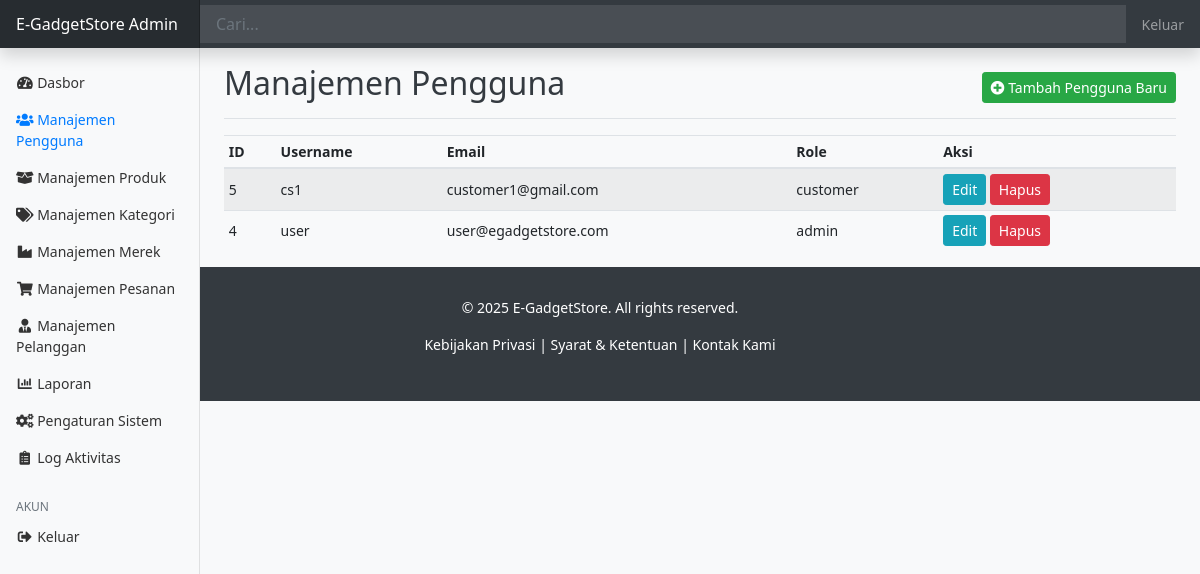
Screenshot of /toko_elektronik/admin/users/index.php (signed in) with the database file from the repository.
### tables this page shows
CREATE TABLE `users` (
  `user_id` int(11) NOT NULL,
  `username` varchar(50) NOT NULL,
  `email` varchar(100) NOT NULL,
  `password` varchar(255) NOT NULL,
  `role` enum('admin','customer') NOT NULL DEFAULT 'customer',
  `created_at` timestamp NOT NULL DEFAULT current_timestamp()
);

### toko_elektronik/admin/users/index.php (the view, shortened to what this page needs)
<?php
require_once '../../config/database.php';
$users = [];
try {
    $stmt = $pdo->query("SELECT user_id, username, email, role FROM users ORDER BY user_id DESC");
    $users = $stmt->fetchAll(PDO::FETCH_ASSOC);
} catch (PDOException $e) {
    echo "Error: " . $e->getMessage();
}
include_once '../../includes/header.php';
?>
<div class="container-fluid">
    <div class="row">
        <?php include_once '../../includes/sidebar.php';  ?>
        <main role="main" class="col-md-9 ml-sm-auto col-lg-10 px-md-4">
            <div class="d-flex justify-content-between flex-wrap flex-md-nowrap align-items-center pt-3 pb-2 mb-3 border-bottom">
                <h1 class="h2">Manajemen Pengguna</h1>
                <div class="btn-toolbar mb-2 mb-md-0">
                    <a href="create.php" class="btn btn-sm btn-success">
                        <i class="fas fa-plus-circle"></i> Tambah Pengguna Baru
                    </a>
                </div>
            </div>
            <div class="table-responsive">
                <table class="table table-striped table-sm">
                    <thead>
                        <tr>
                            <th>ID</th>
                            <th>Username</th>
                            <th>Email</th>
                            <th>Role</th>
                            <th>Aksi</th>
                        </tr>
                    </thead>
                    <tbody>
                        <?php if (count($users) > 0): ?>
                            <?php foreach ($users as $user): ?>
                                <tr>
                                    <td><?php echo htmlspecialchars($user['user_id']); ?></td>
                                    <td><?php echo htmlspecialchars($user['username']); ?></td>
                                    <td><?php echo htmlspecialchars($user['email']); ?></td>
                                    <td><?php echo htmlspecialchars($user['role']); ?></td>
                                    <td>
                                        <a href="edit.php?id=<?php echo $user['user_id']; ?>" class="btn btn-info btn-sm">Edit</a>
                                        <a href="delete.php?id=<?php echo $user['user_id']; ?>" class="btn btn-danger btn-sm" onclick="return confirm('Apakah Anda yakin ingin menghapus pengguna ini?');">Hapus</a>
                                    </td>
                                </tr>
                            <?php endforeach; ?>
                        <?php else: ?>
                            <tr>
                                <td colspan="5">Tidak ada data pengguna.</td>
                            </tr>
                        <?php endif; ?>
                    </tbody>
                </table>
            </div>
        </main>
    </div>
</div>
<?php include_once '../../includes/footer.php'; ?>

### toko_elektronik/assests/css/style.css (style rules this page uses)
body { font-family: 'Segoe UI', Tahoma, Geneva, Verdana, sans-serif; background-color: #f8f9fa; color: #343a40; }
.table th, .table td { vertical-align: middle; }

### toko_elektronik/includes/header.php (style rules this page uses)
body { font-size: .875rem; }

### rows the page displays
users: user_id "5", username "cs1", email "customer1@gmail.com", role "customer"
users: user_id "4", username "user", email "user@egadgetstore.com", role "admin"
